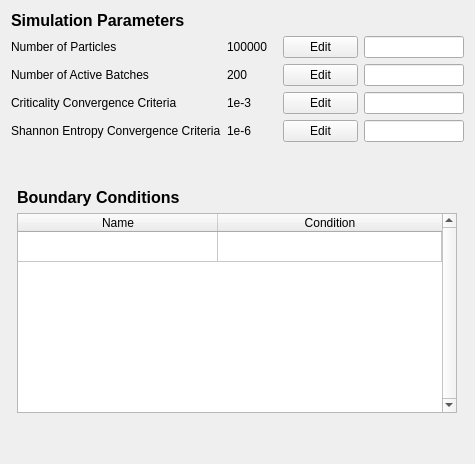
          <widget class="QWidget" name="tab_3">
           <attribute name="title">
            <string>Neutronics</string>
           </attribute>
           <layout class="QVBoxLayout" name="verticalLayout_5">
            <item>
             <layout class="QVBoxLayout" name="verticalLayout">
              <property name="leftMargin">
               <number>0</number>
              </property>
              <property name="topMargin">
               <number>0</number>
              </property>
              <property name="rightMargin">
               <number>0</number>
              </property>
              <property name="bottomMargin">
               <number>0</number>
              </property>
              <item>
               <layout class="QVBoxLayout" name="verticalLayout_6">
                <property name="leftMargin">
                 <number>0</number>
                </property>
                <property name="topMargin">
                 <number>0</number>
                </property>
                <property name="rightMargin">
                 <number>0</number>
                </property>
                <property name="bottomMargin">
                 <number>0</number>
                </property>
                <item>
                 <widget class="QLabel" name="label_38">
                  <property name="font">
                   <font>
                    <pointsize>12</pointsize>
                    <weight>75</weight>
                    <bold>true</bold>
                   </font>
                  </property>
                  <property name="text">
                   <string>Simulation Parameters</string>
                  </property>
                 </widget>
                </item>
                <item>
                 <layout class="QGridLayout" name="gridLayout_9">
                  <property name="leftMargin">
                   <number>0</number>
                  </property>
                  <property name="topMargin">
                   <number>0</number>
                  </property>
                  <property name="rightMargin">
                   <number>0</number>
                  </property>
                  <item row="2" column="0">
                   <widget class="QLabel" name="label_40">
                    <property name="sizePolicy">
                     <sizepolicy hsizetype="Fixed" vsizetype="Preferred">
                      <horstretch>0</horstretch>
                      <verstretch>0</verstretch>
                     </sizepolicy>
                    </property>
                    <property name="text">
                     <string>Criticality Convergence Criteria</string>
                    </property>
                   </widget>
                  </item>
                  <item row="3" column="3">
                   <widget class="QLineEdit" name="neutronicsShannonConvergenceCriteriaLineEdit">
                    <property name="sizePolicy">
                     <sizepolicy hsizetype="Fixed" vsizetype="Fixed">
                      <horstretch>0</horstretch>
                      <verstretch>0</verstretch>
                     </sizepolicy>
                    </property>
                    <property name="minimumSize">
                     <size>
                      <width>100</width>
                      <height>0</height>
                     </size>
                    </property>
                    <property name="maximumSize">
                     <size>
                      <width>100</width>
                      <height>16777215</height>
                     </size>
                    </property>
                   </widget>
                  </item>
                  <item row="3" column="1">
                   <widget class="QLabel" name="neutronicsShannonConvergenceCriteriaLabel">
                    <property name="sizePolicy">
                     <sizepolicy hsizetype="Fixed" vsizetype="Preferred">
                      <horstretch>0</horstretch>
                      <verstretch>0</verstretch>
                     </sizepolicy>
                    </property>
                    <property name="minimumSize">
                     <size>
                      <width>50</width>
                      <height>0</height>
                     </size>
                    </property>
                    <property name="maximumSize">
                     <size>
                      <width>50</width>
                      <height>16777215</height>
                     </size>
                    </property>
                    <property name="text">
                     <string>1e-6</string>
                    </property>
                   </widget>
                  </item>
                  <item row="0" column="0">
                   <widget class="QLabel" name="label_39">
                    <property name="sizePolicy">
                     <sizepolicy hsizetype="Fixed" vsizetype="Preferred">
                      <horstretch>0</horstretch>
                      <verstretch>0</verstretch>
                     </sizepolicy>
                    </property>
                    <property name="text">
                     <string>Number of Particles</string>
                    </property>
                   </widget>
                  </item>
                  <item row="2" column="1">
                   <widget class="QLabel" name="neutronicsCriticalityConvergenceLabel">
                    <property name="sizePolicy">
                     <sizepolicy hsizetype="Fixed" vsizetype="Preferred">
                      <horstretch>0</horstretch>
                      <verstretch>0</verstretch>
                     </sizepolicy>
                    </property>
                    <property name="minimumSize">
                     <size>
                      <width>50</width>
                      <height>0</height>
                     </size>
                    </property>
                    <property name="maximumSize">
                     <size>
                      <width>50</width>
                      <height>16777215</height>
                     </size>
                    </property>
                    <property name="text">
                     <string>1e-3</string>
                    </property>
                   </widget>
                  </item>
                  <item row="1" column="1">
                   <widget class="QLabel" name="neutronicsNOfActiveBatchesLabel">
                    <property name="sizePolicy">
                     <sizepolicy hsizetype="Fixed" vsizetype="Preferred">
                      <horstretch>0</horstretch>
                      <verstretch>0</verstretch>
                     </sizepolicy>
                    </property>
                    <property name="minimumSize">
                     <size>
                      <width>50</width>
                      <height>0</height>
                     </size>
                    </property>
                    <property name="maximumSize">
                     <size>
                      <width>50</width>
                      <height>16777215</height>
                     </size>
                    </property>
                    <property name="text">
                     <string>200</string>
                    </property>
                   </widget>
                  </item>
                  <item row="1" column="3">
                   <widget class="QLineEdit" name="neutronicsNOfActiveBatchesLineEdit">
                    <property name="sizePolicy">
                     <sizepolicy hsizetype="Fixed" vsizetype="Fixed">
                      <horstretch>0</horstretch>
                      <verstretch>0</verstretch>
                     </sizepolicy>
                    </property>
                    <property name="minimumSize">
                     <size>
                      <width>100</width>
                      <height>0</height>
                     </size>
                    </property>
                    <property name="maximumSize">
                     <size>
                      <width>100</width>
                      <height>16777215</height>
                     </size>
                    </property>
                   </widget>
                  </item>
                  <item row="1" column="0">
                   <widget class="QLabel" name="label_42">
                    <property name="sizePolicy">
                     <sizepolicy hsizetype="Fixed" vsizetype="Preferred">
                      <horstretch>0</horstretch>
                      <verstretch>0</verstretch>
                     </sizepolicy>
                    </property>
                    <property name="text">
                     <string>Number of Active Batches</string>
                    </property>
                   </widget>
                  </item>
                  <item row="4" column="0">
                   <spacer name="verticalSpacer">
                    <property name="orientation">
                     <enum>Qt::Vertical</enum>
                    </property>
                    <property name="sizeType">
                     <enum>QSizePolicy::Expanding</enum>
                    </property>
                    <property name="sizeHint" stdset="0">
                     <size>
                      <width>20</width>
                      <height>40</height>
                     </size>
                    </property>
                   </spacer>
                  </item>
                  <item row="0" column="3">
                   <widget class="QLineEdit" name="neutronicsNOfParticlesLineEdit">
                    <property name="sizePolicy">
                     <sizepolicy hsizetype="Fixed" vsizetype="Fixed">
                      <horstretch>0</horstretch>
                      <verstretch>0</verstretch>
                     </sizepolicy>
                    </property>
                    <property name="minimumSize">
                     <size>
                      <width>100</width>
                      <height>0</height>
                     </size>
                    </property>
                    <property name="maximumSize">
                     <size>
                      <width>100</width>
                      <height>16777215</height>
                     </size>
                    </property>
                   </widget>
                  </item>
                  <item row="3" column="0">
                   <widget class="QLabel" name="label_41">
                    <property name="sizePolicy">
                     <sizepolicy hsizetype="Fixed" vsizetype="Preferred">
                      <horstretch>0</horstretch>
                      <verstretch>0</verstretch>
                     </sizepolicy>
                    </property>
                    <property name="text">
                     <string>Shannon Entropy Convergence Criteria</string>
                    </property>
                   </widget>
                  </item>
                  <item row="2" column="3">
                   <widget class="QLineEdit" name="neutronicsCriticalityConvergenceLineEdit">
                    <property name="sizePolicy">
                     <sizepolicy hsizetype="Fixed" vsizetype="Fixed">
                      <horstretch>0</horstretch>
                      <verstretch>0</verstretch>
                     </sizepolicy>
                    </property>
                    <property name="minimumSize">
                     <size>
                      <width>100</width>
                      <height>0</height>
                     </size>
                    </property>
                    <property name="maximumSize">
                     <size>
                      <width>100</width>
                      <height>16777215</height>
                     </size>
                    </property>
                   </widget>
                  </item>
                  <item row="0" column="1">
                   <widget class="QLabel" name="neutronicsNOfParticlesLabel">
                    <property name="sizePolicy">
                     <sizepolicy hsizetype="Fixed" vsizetype="Preferred">
                      <horstretch>0</horstretch>
                      <verstretch>0</verstretch>
                     </sizepolicy>
                    </property>
                    <property name="minimumSize">
                     <size>
                      <width>50</width>
                      <height>0</height>
                     </size>
                    </property>
                    <property name="maximumSize">
                     <size>
                      <width>50</width>
                      <height>16777215</height>
                     </size>
                    </property>
                    <property name="text">
                     <string>100000</string>
                    </property>
                   </widget>
                  </item>
                  <item row="0" column="2">
                   <widget class="QPushButton" name="neutronicsNOfParticlesButton">
                    <property name="sizePolicy">
                     <sizepolicy hsizetype="Fixed" vsizetype="Fixed">
                      <horstretch>0</horstretch>
                      <verstretch>0</verstretch>
                     </sizepolicy>
                    </property>
                    <property name="minimumSize">
                     <size>
                      <width>75</width>
                      <height>0</height>
                     </size>
                    </property>
                    <property name="maximumSize">
                     <size>
                      <width>75</width>
                      <height>16777215</height>
                     </size>
                    </property>
                    <property name="text">
                     <string>Edit</string>
                    </property>
                   </widget>
                  </item>
                  <item row="1" column="2">
                   <widget class="QPushButton" name="neutronicsNOfActiveBatchesButton">
                    <property name="sizePolicy">
                     <sizepolicy hsizetype="Fixed" vsizetype="Fixed">
                      <horstretch>0</horstretch>
                      <verstretch>0</verstretch>
                     </sizepolicy>
                    </property>
                    <property name="minimumSize">
                     <size>
                      <width>75</width>
                      <height>0</height>
                     </size>
                    </property>
                    <property name="maximumSize">
                     <size>
                      <width>75</width>
                      <height>16777215</height>
                     </size>
                    </property>
                    <property name="text">
                     <string>Edit</string>
                    </property>
                   </widget>
                  </item>
                  <item row="2" column="2">
                   <widget class="QPushButton" name="neutronicsCriticalityConvergenceButton">
                    <property name="sizePolicy">
                     <sizepolicy hsizetype="Fixed" vsizetype="Fixed">
                      <horstretch>0</horstretch>
                      <verstretch>0</verstretch>
                     </sizepolicy>
                    </property>
                    <property name="minimumSize">
                     <size>
                      <width>75</width>
                      <height>0</height>
                     </size>
                    </property>
                    <property name="maximumSize">
                     <size>
                      <width>75</width>
                      <height>16777215</height>
                     </size>
                    </property>
                    <property name="text">
                     <string>Edit</string>
                    </property>
                   </widget>
                  </item>
                  <item row="3" column="2">
                   <widget class="QPushButton" name="neutronicsShannonConvergenceCriteriaButton">
                    <property name="sizePolicy">
                     <sizepolicy hsizetype="Fixed" vsizetype="Fixed">
                      <horstretch>0</horstretch>
                      <verstretch>0</verstretch>
                     </sizepolicy>
                    </property>
                    <property name="minimumSize">
                     <size>
                      <width>75</width>
                      <height>0</height>
                     </size>
                    </property>
                    <property name="maximumSize">
                     <size>
                      <width>75</width>
                      <height>16777215</height>
                     </size>
                    </property>
                    <property name="text">
                     <string>Edit</string>
                    </property>
                   </widget>
                  </item>
                  <item row="0" column="4">
                   <spacer name="horizontalSpacer_7">
                    <property name="orientation">
                     <enum>Qt::Horizontal</enum>
                    </property>
                    <property name="sizeHint" stdset="0">
                     <size>
                      <width>0</width>
                      <height>20</height>
                     </size>
                    </property>
                   </spacer>
                  </item>
                 </layout>
                </item>
                <item>
                 <layout class="QHBoxLayout" name="horizontalLayout_4">
                  <property name="leftMargin">
                   <number>0</number>
                  </property>
                  <property name="topMargin">
                   <number>0</number>
                  </property>
                  <property name="rightMargin">
                   <number>0</number>
                  </property>
                  <property name="bottomMargin">
                   <number>0</number>
                  </property>
                  <item>
                   <layout class="QVBoxLayout" name="verticalLayout_8">
                    <property name="leftMargin">
                     <number>0</number>
                    </property>
                    <property name="topMargin">
                     <number>0</number>
                    </property>
                    <property name="rightMargin">
                     <number>0</number>
                    </property>
                    <property name="bottomMargin">
                     <number>0</number>
                    </property>
                    <item>
                     <widget class="QLabel" name="label_44">
                      <property name="sizePolicy">
                       <sizepolicy hsizetype="Fixed" vsizetype="Fixed">
                        <horstretch>0</horstretch>
                        <verstretch>0</verstretch>
                       </sizepolicy>
                      </property>
                      <property name="font">
                       <font>
                        <pointsize>12</pointsize>
                        <weight>75</weight>
                        <bold>true</bold>
                       </font>
                      </property>
                      <property name="text">
                       <string>Boundary Conditions</string>
                      </property>
                     </widget>
                    </item>
                    <item>
                     <widget class="QTableWidget" name="neutronicsBCTable">
                      <property name="sizePolicy">
                       <sizepolicy hsizetype="Fixed" vsizetype="Fixed">
                        <horstretch>0</horstretch>
                        <verstretch>0</verstretch>
                       </sizepolicy>
                      </property>
                      <property name="minimumSize">
                       <size>
                        <width>440</width>
                        <height>200</height>
                       </size>
                      </property>
                      <property name="maximumSize">
                       <size>
                        <width>440</width>
                        <height>200</height>
                       </size>
                      </property>
                      <property name="verticalScrollBarPolicy">
                       <enum>Qt::ScrollBarAlwaysOn</enum>
                      </property>
                      <property name="horizontalScrollBarPolicy">
                       <enum>Qt::ScrollBarAlwaysOff</enum>
                      </property>
                      <attribute name="horizontalHeaderDefaultSectionSize">
                       <number>200</number>
                      </attribute>
                      <attribute name="horizontalHeaderStretchLastSection">
                       <bool>true</bool>
                      </attribute>
                      <attribute name="verticalHeaderVisible">
                       <bool>false</bool>
                      </attribute>
                      <row>
                       <property name="text">
                        <string/>
                       </property>
                      </row>
                      <column>
                       <property name="text">
                        <string>Name</string>
                       </property>
                      </column>
                      <column>
                       <property name="text">
                        <string>Condition</string>
                       </property>
                      </column>
                     </widget>
                    </item>
                    <item>
                     <spacer name="verticalSpacer_5">
                      <property name="orientation">
                       <enum>Qt::Vertical</enum>
                      </property>
                      <property name="sizeHint" stdset="0">
                       <size>
                        <width>20</width>
                        <height>40</height>
                       </size>
                      </property>
                     </spacer>
                    </item>
                   </layout>
                  </item>
                 </layout>
                </item>
               </layout>
              </item>
             </layout>
            </item>
           </layout>
          </widget>
